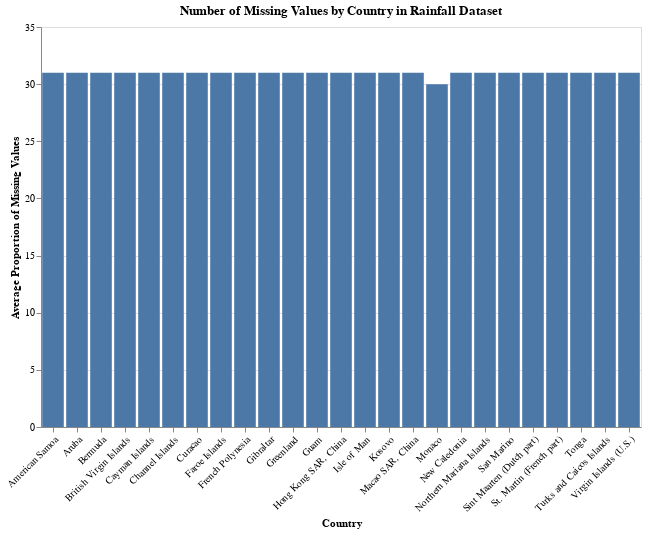

Source (notebook cell):
### Code cell
rainfall_missing_by_country = rainfall_missing_by_country[rainfall_missing_by_country["Missing_Count"] > 0]

rainfall_country_chart = alt.Chart(rainfall_missing_by_country).mark_bar().encode(
    x=alt.X('Country:O', title='Country', axis=alt.Axis(labelAngle=-45)),
    y=alt.Y('Missing_Count:Q', title='Average Proportion of Missing Values'),
    tooltip=['Country', 'Missing_Count']
).properties(
    title='Number of Missing Values by Country in Rainfall Dataset',
    width=600,
    height=400
)

rainfall_country_chart

### Figure 1 — Vega-Lite specification as saved in the notebook (floating-point values rounded to 4 significant figures)
{"config": {"view": {"continuousWidth": 300, "continuousHeight": 300}}, "data": {"name": "data-fd51481d366e69126edc1e13dc976ba7"}, "mark": {"type": "bar"}, "encoding": {"tooltip": [{"field": "Country", "type": "nominal"}, {"field": "Missing_Count", "type": "quantitative"}], "x": {"axis": {"labelAngle": -45}, "field": "Country", "title": "Country", "type": "ordinal"}, "y": {"field": "Missing_Count", "title": "Average Proportion of Missing Values", "type": "quantitative"}}, "height": 400, "title": "Number of Missing Values by Country in Rainfall Dataset", "width": 600, "$schema": "https://vega.github.io/schema/vega-lite/v5.14.1.json", "datasets": {"data-fd51481d366e69126edc1e13dc976ba7": [{"Country": "American Samoa", "Missing_Count": 31}, {"Country": "Aruba", "Missing_Count": 31}, {"Country": "Bermuda", "Missing_Count": 31}, {"Country": "British Virgin Islands", "Missing_Count": 31}, {"Country": "Cayman Islands", "Missing_Count": 31}, {"Country": "Channel Islands", "Missing_Count": 31}, {"Country": "Curacao", "Missing_Count": 31}, {"Country": "Faroe Islands", "Missing_Count": 31}, {"Country": "French Polynesia", "Missing_Count": 31}, {"Country": "Gibraltar", "Missing_Count": 31}, {"Country": "Greenland", "Missing_Count": 31}, {"Country": "Guam", "Missing_Count": 31}, {"Country": "Hong Kong SAR, China", "Missing_Count": 31}, {"Country": "Isle of Man", "Missing_Count": 31}, {"Country": "Kosovo", "Missing_Count": 31}, {"Country": "Macao SAR, China", "Missing_Count": 31}, {"Country": "Monaco", "Missing_Count": 30}, {"Country": "New Caledonia", "Missing_Count": 31}, {"Country": "Northern Mariana Islands", "Missing_Count": 31}, {"Country": "San Marino", "Missing_Count": 31}, {"Country": "Sint Maarten (Dutch part)", "Missing_Count": 31}, {"Country": "St. Martin (French part)", "Missing_Count": 31}, {"Country": "Tonga", "Missing_Count": 31}, {"Country": "Turks and Caicos Islands", "Missing_Count": 31}, {"Country": "Virgin Islands (U.S.)", "Missing_Count": 31}]}}
